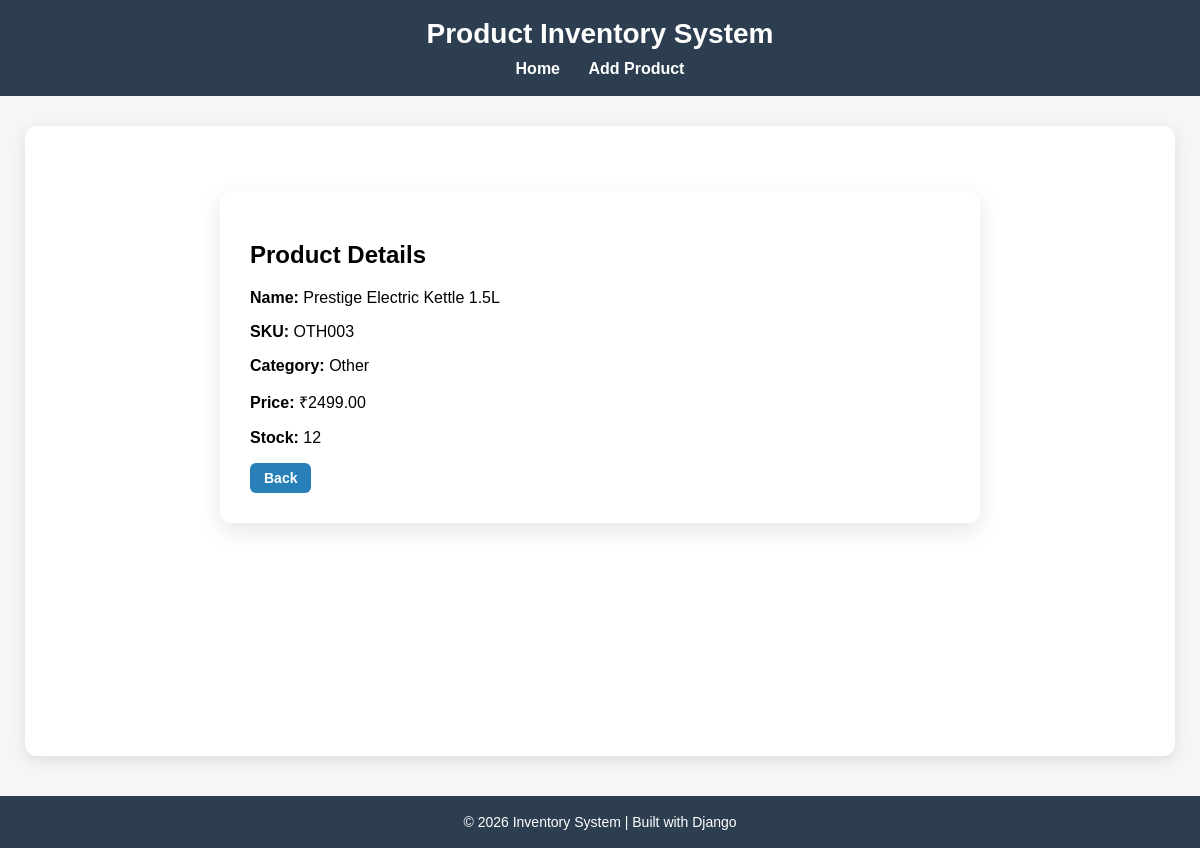
/detail/20/, run on the app's committed database.
### products/models.py (models this page shows, shortened)
class Product(models.Model):
    CATEGORY_CHOICES = [
        ('Electronics', 'Electronics'),
        ('Clothing', 'Clothing'),
        ('Food', 'Food'),
        ('Books', 'Books'),
        ('Other', 'Other'),
    ]
    name = models.CharField(max_length=255, blank=False, null=False)
    sku = models.CharField(max_length=100, unique=True, blank=False, null=False)
    category = models.CharField(max_length=100, choices=CATEGORY_CHOICES, blank=True, null=True)
    price = models.DecimalField(max_digits=10, decimal_places=2, blank=False, null=False)
    stock = models.IntegerField(default=0)
    supplier = models.CharField(max_length=100)
    added_date = models.DateTimeField(auto_now_add=True)

### products/views.py (the view)
# urls.py: path('detail/<int:pk>/', product_detail, name='detail'),
def product_detail(request, pk):
    product = get_object_or_404(Product, pk=pk)
    return render(request, 'detail.html', {'product': product})

### products/templates/detail.html
{% extends 'base.html' %}
{% block content %}
<div class="form-card">
    <h2>Product Details</h2>
    <p><b>Name:</b> {{ product.name }}</p>
    <p><b>SKU:</b> {{ product.sku }}</p>
    <p><b>Category:</b> {{ product.category }}</p>
    <p><b>Price:</b> ₹{{ product.price }}</p>
    <p><b>Stock:</b> {{ product.stock }}</p>
    <a href="{% url 'home' %}" class="btn btn-view">Back</a>
</div>
{% endblock %}

### products/templates/base.html (style rules this page uses)
body { font-family: Arial, sans-serif; background: #f4f6f8; margin: 0; padding: 0; }
.btn { padding: 7px 14px; text-decoration: none; border-radius: 6px; color: white; font-size: 14px; font-weight: bold; display: inline-block; }
.btn-view { background: #2980b9; }
.form-card { max-width: 700px; margin: 40px auto; padding: 30px; background: #fff; border-radius: 12px; box-shadow: 0 8px 25px rgba(0,0,0,0.1); }

### data on the page
Product: name "Prestige Electric Kettle 1.5L", sku "OTH003", category "Other", price "2499.00", stock "12"
